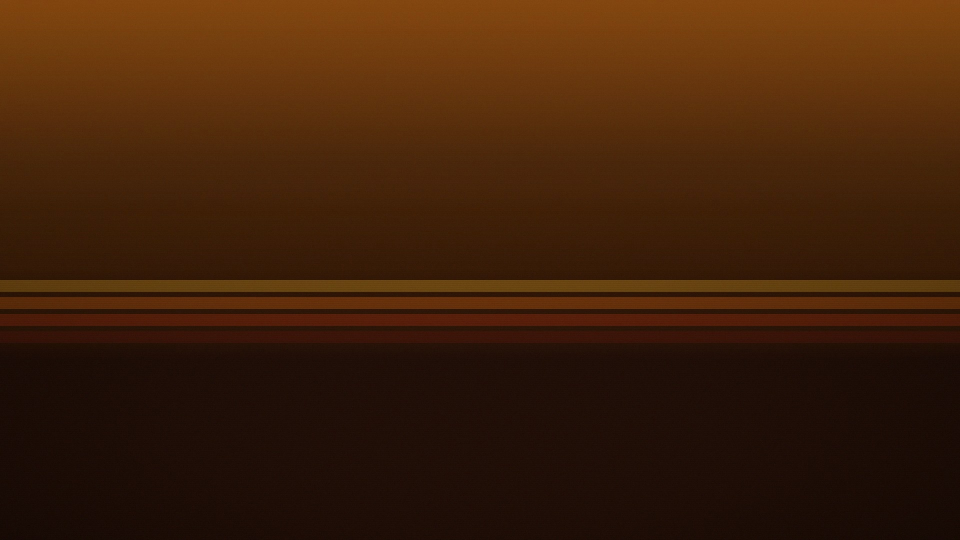
#> input picture wallpapers/amber-glow.jpg, 1920 x 1080 px, given in place of banner_retro_netflix_lines.png, which was not available (shown at 1/2 size)
$ python make_wallpapers.py ../wallpapers ../wallpapers/sunburst.jpg
#> lines starting #> are read from the running program, lines starting #| are printed output that depends on the picture; after the words box and inside, x2 and y2 are one past the last pixel; in counts of white or black regions, pixels touching at a corner belong together; pictures that were not available may be replaced by others from this repository, and a replacement may not be noted
"""70s wallpaper directions and home-screen mocks: python mock.py <tiles dir> <out dir>"""
import math, sys
from pathlib import Path
import numpy as np
from PIL import Image, ImageDraw, ImageFilter, ImageFont

W, H = 1920, 1080
rng = np.random.default_rng(1975)
yy, xx = np.mgrid[0:H, 0:W].astype(float)


def finish(a):
    a = a * (0.94 + 0.06 * np.cos(2 * np.pi * yy / 4))[..., None]         # faint scan lines
    u, v = xx / W * 2 - 1, yy / H * 2 - 1
    a = a * (1 - 0.35 * (u ** 2 * 0.5 + v ** 2 * 0.8))[..., None]          # soft vignette, no frame
    a = a + rng.normal(0, 2.2, a.shape)                                    # film grain
    return Image.fromarray(a.clip(0, 255).astype(np.uint8))


def vgrad(top, bot):
    t = (yy / H)[..., None]
    return np.array(top, float) * (1 - t) + np.array(bot, float) * t


def stripes():
    a = vgrad((18, 9, 6), (44, 20, 10))
    for i, c in enumerate(((150, 104, 30), (150, 70, 20), (130, 40, 18), (86, 26, 16))):
        y0 = 560 + i * 34
        band = (yy >= y0) & (yy < y0 + 24)
        a[band] = np.array(c, float) * 0.62
    return finish(a)


def wood():
    """Walnut veneer panels: long vertical streaks, a slow sideways wander, darker seams every 240px."""
    n = rng.normal(0, 1, (H // 4, W))
    streak = np.asarray(Image.fromarray(((n + 3) * 42).clip(0, 255).astype(np.uint8)).filter(ImageFilter.GaussianBlur((1.6, 40))), float)
    streak = np.asarray(Image.fromarray(streak.astype(np.uint8)).resize((W, H), Image.BICUBIC), float) / 255
    shift = (np.sin(yy / 170 + xx / 400) * 9).astype(int)
    streak = np.take_along_axis(streak, (xx.astype(int) + shift) % W, axis=1)
    g = 0.55 + 0.75 * (streak - streak.mean())
    g = g * (0.9 + 0.1 * np.sin(xx / 61 + np.sin(yy / 300)))
    for x in range(0, W, 240):
        g[:, x:x + 3] *= 0.4
    a = np.stack([g * 78, g * 42, g * 22], -1)
    return finish(a)


def sunburst():
    a = vgrad((26, 12, 8), (52, 22, 10))
    ang = np.arctan2(yy - (H + 260), xx - W / 2)
    ray = (np.floor(ang / (math.pi / 22)) % 2 == 0)
    a[ray] *= 1.28
    glow = np.exp(-(((xx - W / 2) / 900) ** 2 + ((yy - H) / 420) ** 2))[..., None]
    a = a + glow * np.array((70, 30, 6))
    return finish(a)


def home(wall, tiles, out):
    img = wall.convert("RGB").copy()
    d = ImageDraw.Draw(img)
    av = "/System/Library/Fonts/Avenir Next.ttc"
    d.text((112, 190), "9:12", font=ImageFont.truetype(av, 104, index=5), fill=(240, 232, 214), anchor="ls")
    d.text((312, 178), "PM", font=ImageFont.truetype(av, 30, index=5), fill=(240, 232, 214), anchor="ls")
    d.line((392, 146, 392, 196), fill=(150, 140, 120), width=2)
    d.text((428, 186), "SUNDAY 25 OCTOBER", font=ImageFont.truetype(av, 30, index=5), fill=(200, 190, 170), anchor="ls")
    for x in (1660, 1764):
        d.ellipse((x - 41, 118, x + 41, 200), outline=(150, 140, 120), width=2, fill=(30, 22, 18))
    d.rounded_rectangle((1382, 118, 1598, 200), 41, outline=(150, 140, 120), width=2, fill=(30, 22, 18))
    d.text((1490, 160), "Inputs", font=ImageFont.truetype(av, 30, index=5), fill=(230, 220, 200), anchor="mm")
    mask = Image.new("L", (354, 198), 0)
    ImageDraw.Draw(mask).rounded_rectangle((0, 0, 353, 197), 24, fill=255)
    for row, y in ((0, 722), (1, 1036)):
        for i, x in enumerate((162, 576, 990, 1404)):
            t = Image.open(tiles / f"banner_retro_{tiles_order[row][i]}.png").convert("RGB").resize((354, 198), Image.LANCZOS)
            sh = Image.new("L", (W, H), 0)
            ImageDraw.Draw(sh).rounded_rectangle((x + 6, y + 12, x + 360, y + 210), 24, fill=150)
            img.paste((0, 0, 0), (0, 0), sh.filter(ImageFilter.GaussianBlur(14)))
            img.paste(t, (x, y), mask)
    d.rounded_rectangle((162 - 10, 722 - 10, 162 + 364, 722 + 208), 32, outline=(250, 244, 230), width=5)   # rim focus on Netflix
    img.save(out)


tiles_order = (("netflix_lines", "youtube_tv", "hbomax", "disney_slat"), ("amc_diamond", "aurora", "crunchyroll", "protector"))
if __name__ == "__main__":
    tiles, out = Path(sys.argv[1]), Path(sys.argv[2])
    for name, fn in (("stripes", stripes), ("wood", wood), ("sunburst", sunburst)):
        w = fn()
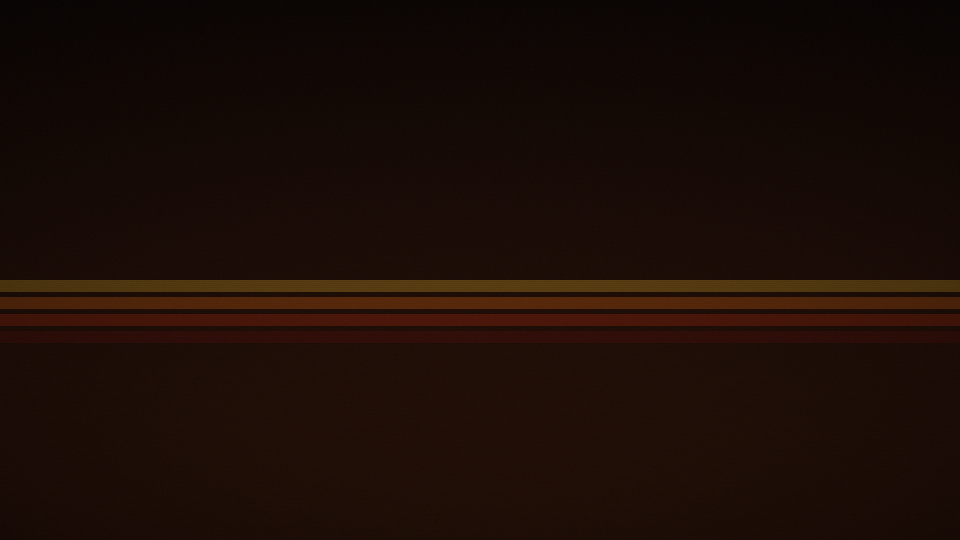
#> w: PIL image 1920x1080 RGB (shown at 1/2 size); mean R, G, B 27.9, 12.8, 6.3
        w.save(out / f"wallpaper-{name}.jpg", quality=92)
        home(w, tiles, out / f"home-{name}.png")
#> in home, `mask = Image.new("L", (354, 198), 0)`: mask: PIL image 354x198 L; every value is 0
#> in home, `ImageDraw.Draw(mask).rounded_rectangle((0, 0, 353, 197), 24, fill=255)`:
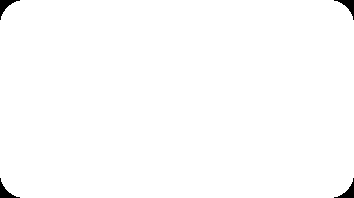
#> mask: PIL image 354x198 L; 99.3% white; 4 black regions, box (x1, y1, x2, y2) and area: (0, 0, 20, 20) 131, (334, 0, 354, 20) 131, (0, 178, 20, 198) 131, (334, 178, 354, 198) 131
#> in home, `t = Image.open(tiles / f"banner_retro_{tiles_order[row][i]}.png").conv..`:
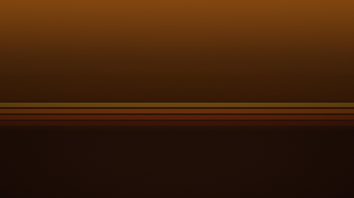
#> t: PIL image 354x198 RGB; mean R, G, B 63.7, 32.1, 9.1
#> in home, `sh = Image.new("L", (W, H), 0)`: sh: PIL image 1920x1080 L; every value is 0
#> in home, `ImageDraw.Draw(sh).rounded_rectangle((x + 6, y + 12, x + 360, y + 210)..`:
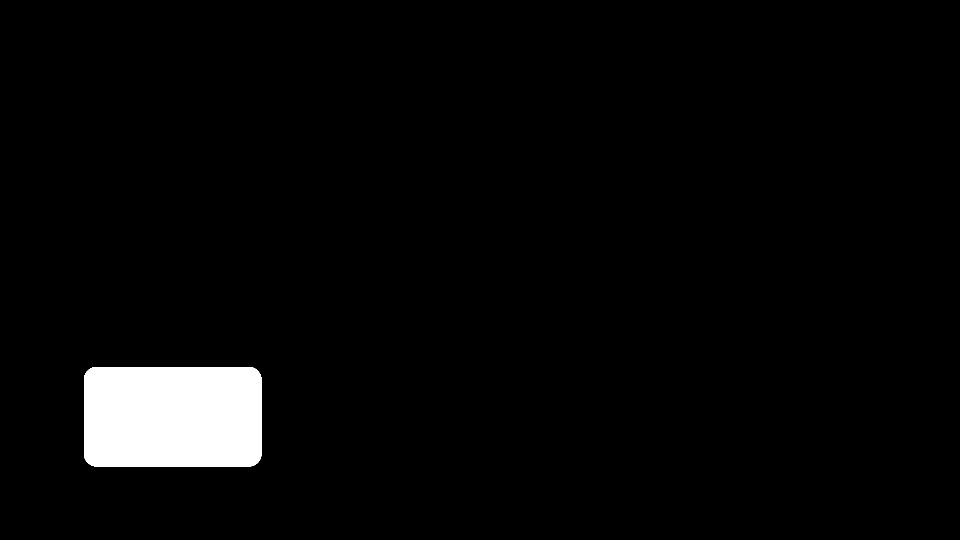
#> sh: PIL image 1920x1080 L (shown at 1/2 size); values 0 (black) and 150 (white), 3.4% white; 1 white region, box (x1, y1, x2, y2) and area: (168, 734, 523, 933) 70121
#> in home, `img.paste(t, (x, y), mask)`:
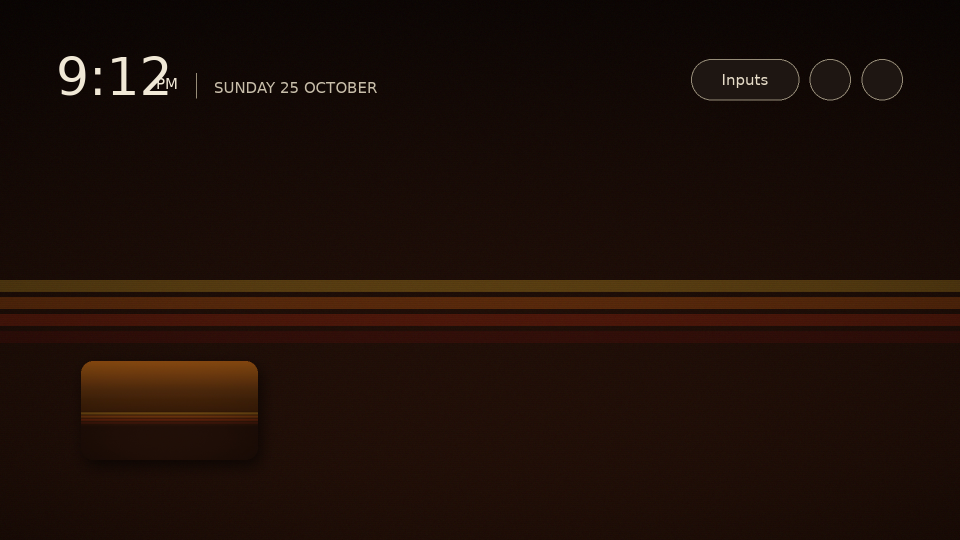
#> img: PIL image 1920x1080 RGB (shown at 1/2 size); mean R, G, B 30.1, 14.5, 7.4
#> (the run stopped early here; a loop or call above may not have finished)

$ run again, on wallpapers/wood.jpg
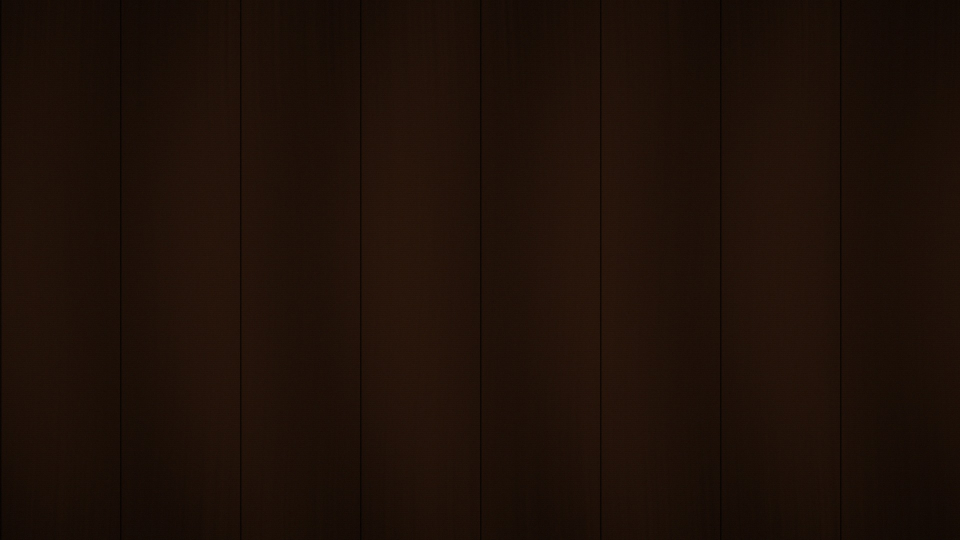
#> input picture wallpapers/wood.jpg, 1920 x 1080 px, given in place of banner_retro_netflix_lines.png, which was not available (shown at 1/2 size)
#> in home, `t = Image.open(tiles / f"banner_retro_{tiles_order[row][i]}.png").conv..`:
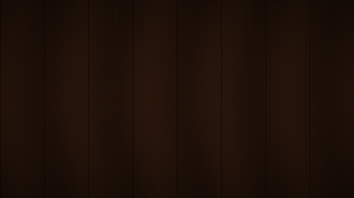
#> t: PIL image 354x198 RGB; mean R, G, B 30.1, 15.9, 8.1
